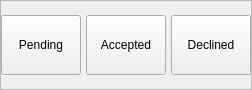
                <widget class="QFrame" name="AcceptedDeclineBtns">
                 <property name="sizePolicy">
                  <sizepolicy hsizetype="Preferred" vsizetype="Expanding">
                   <horstretch>0</horstretch>
                   <verstretch>0</verstretch>
                  </sizepolicy>
                 </property>
                 <property name="maximumSize">
                  <size>
                   <width>16777215</width>
                   <height>90</height>
                  </size>
                 </property>
                 <property name="styleSheet">
                  <string notr="true"/>
                 </property>
                 <property name="frameShape">
                  <enum>QFrame::StyledPanel</enum>
                 </property>
                 <property name="frameShadow">
                  <enum>QFrame::Raised</enum>
                 </property>
                 <layout class="QHBoxLayout" name="horizontalLayout_32">
                  <property name="spacing">
                   <number>5</number>
                  </property>
                  <property name="leftMargin">
                   <number>0</number>
                  </property>
                  <property name="topMargin">
                   <number>5</number>
                  </property>
                  <property name="rightMargin">
                   <number>0</number>
                  </property>
                  <property name="bottomMargin">
                   <number>5</number>
                  </property>
                  <item>
                   <widget class="QPushButton" name="pendingWebBtn">
                    <property name="sizePolicy">
                     <sizepolicy hsizetype="Expanding" vsizetype="Expanding">
                      <horstretch>0</horstretch>
                      <verstretch>0</verstretch>
                     </sizepolicy>
                    </property>
                    <property name="maximumSize">
                     <size>
                      <width>16777215</width>
                      <height>60</height>
                     </size>
                    </property>
                    <property name="styleSheet">
                     <string notr="true"/>
                    </property>
                    <property name="text">
                     <string>Pending</string>
                    </property>
                   </widget>
                  </item>
                  <item>
                   <widget class="QPushButton" name="AcceptedBtn">
                    <property name="sizePolicy">
                     <sizepolicy hsizetype="Expanding" vsizetype="Expanding">
                      <horstretch>0</horstretch>
                      <verstretch>0</verstretch>
                     </sizepolicy>
                    </property>
                    <property name="maximumSize">
                     <size>
                      <width>16777215</width>
                      <height>60</height>
                     </size>
                    </property>
                    <property name="styleSheet">
                     <string notr="true"/>
                    </property>
                    <property name="text">
                     <string>Accepted</string>
                    </property>
                   </widget>
                  </item>
                  <item>
                   <widget class="QPushButton" name="DeclinedBtn">
                    <property name="sizePolicy">
                     <sizepolicy hsizetype="Expanding" vsizetype="Expanding">
                      <horstretch>0</horstretch>
                      <verstretch>0</verstretch>
                     </sizepolicy>
                    </property>
                    <property name="maximumSize">
                     <size>
                      <width>16777215</width>
                      <height>60</height>
                     </size>
                    </property>
                    <property name="styleSheet">
                     <string notr="true"/>
                    </property>
                    <property name="text">
                     <string>Declined</string>
                    </property>
                   </widget>
                  </item>
                 </layout>
                </widget>
